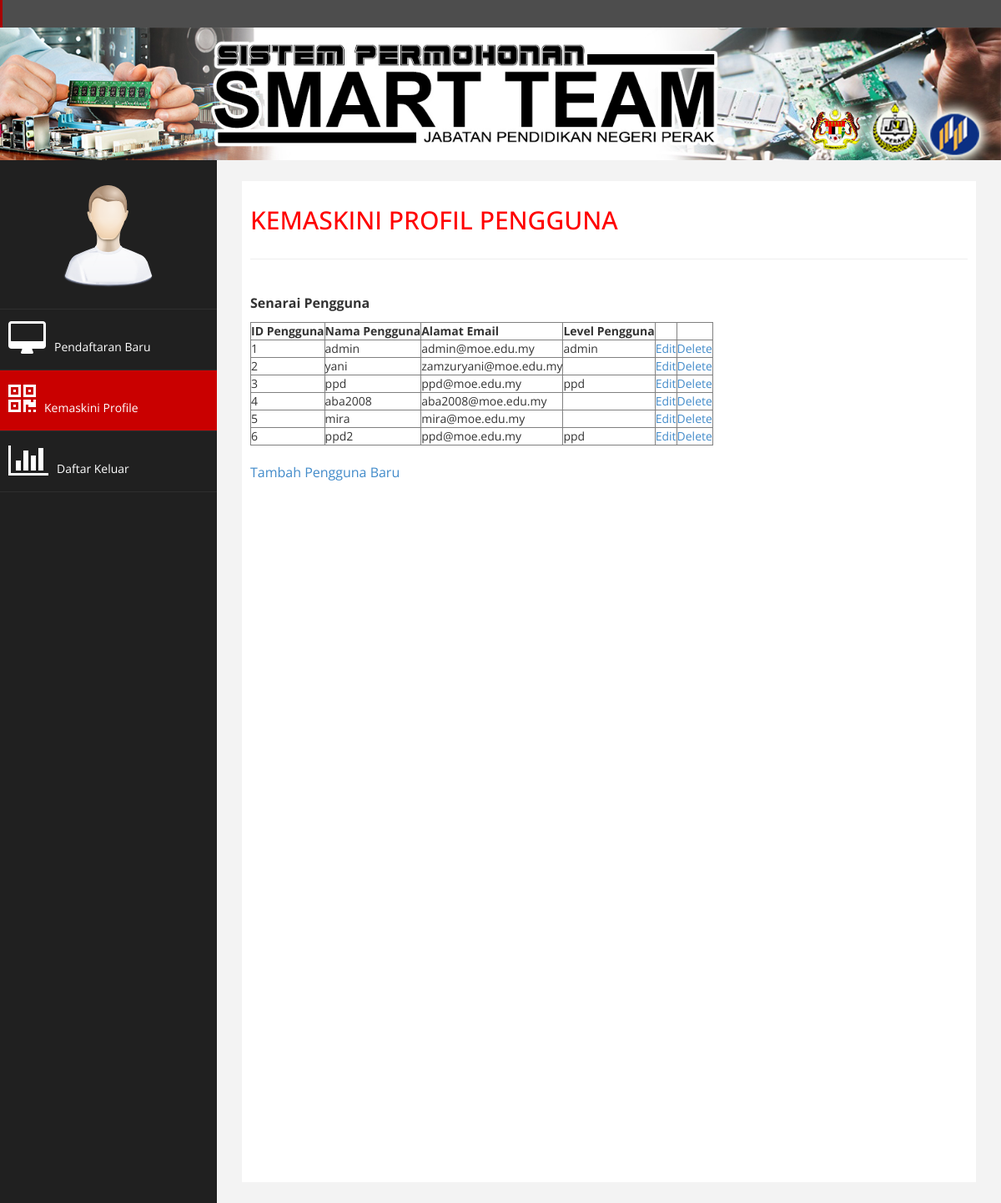
The page /admin/update.php on the database its author committed.
### tables this page shows
CREATE TABLE `user` (
  `id_user` int(255) NOT NULL,
  `username` varchar(100) NOT NULL,
  `email` varchar(100) NOT NULL,
  `password` varchar(100) NOT NULL,
  `level_user` enum('admin','JPN','ppd') NOT NULL
);

### admin/update.php (the view, shortened to what this page needs)
<!DOCTYPE html>
<html xmlns="http://www.w3.org/1999/xhtml">
<?php
$page = 'update';
include ('include/header.php');
include ('include/topnav.php');
?>
        <div id="page-wrapper" >
            <div id="page-inner">
                <div class="row">
                    <div class="col-md-12">
                     <h2>KEMASKINI PROFIL PENGGUNA
                </h2></div></div>
                 <hr />
<?php
include('../include/dbconnect.php');
$sql = "SELECT * FROM user";
$result = $conn->query($sql);
echo "<p><b> Senarai Pengguna</b></p>";
echo "<table border='1' cellpadding='10'>";
echo "<tr><th>ID Pengguna</th><th>Nama Pengguna</th><th>Alamat Email</th><th>Level Pengguna</th><th></th><th></th></tr>";
    while($row = mysqli_fetch_array($result)) {
        echo "<tr>";
        echo '<td>' . $row['id_user'] . '</td>';
        echo '<td>' . $row['username'] . '</td>';
        echo '<td>' . $row['email'] . '</td>';
        echo '<td>' . $row['level_user'] . '</td>';
        echo '<td><a href="edit.php?id=' . $row['id_user'] . '">Edit</a></td>';
        echo '<td><a href="delete.php?id='.$row['id_user'] . '">Delete</a></td>';
    }
    echo "</table>";
?>
<p><a href="index.php">Tambah Pengguna Baru</a></p>
    </div>
            </div>
        </div>
</body>
</html>

### admin/include/header.php (shortened to what this page needs)
<head>
    <link href="../assets/css/bootstrap.css" rel="stylesheet" />
    <link href="../assets/css/font-awesome.css" rel="stylesheet" />
    <link href="../assets/css/custom.css" rel="stylesheet" />
</head>
<body>
    <div id="wrapper">
      <nav class="navbar navbar-default navbar-cls-top " role="navigation" style="margin-bottom: 0">
        <div class="navbar-header">
                <h6>&nbsp;</h6>
        </div>
          <img src="../assets/img/BANNER.jpg" width="100%" height="auto">
      </nav>

### admin/include/topnav.php (shortened to what this page needs)
        <nav class="navbar-default navbar-side" role="navigation">
    <div class="sidebar-collapse">
        <ul class="nav" id="main-menu">
        <li class="text-center">
            <img src="assets/img/find_user.png" class="user-image img-responsive"/>
          </li>
            <li><a class="<?php if($page=='admin'){echo 'active-menu';}?>" href="index.php"><i class="fa fa-desktop fa-3x"></i>Pendaftaran Baru</a></li>
            <li><a class="<?php if($page=='update'){echo 'active-menu';}?>" href="update.php"><i class="fa fa-qrcode fa-3x"></i>Kemaskini Profile</a></li>
            <li><a  href="../logout.php"><i class="fa fa-bar-chart-o fa-3x"></i>Daftar Keluar</a></li>
        </ul>
    </div>
</nav>

### assets/css/custom.css (style rules this page uses)
body { font-family: 'Open Sans', sans-serif; }
#wrapper { width: 100%; background:#202020; }
#page-wrapper { padding: 15px 15px; min-height: 600px; background:#F3F3F3; }
#page-inner { width:100%; margin:10px 20px 10px 0px; background-color:#fff!important; padding:10px; min-height:1200px; }
.text-center { text-align:center; }
h2 { color: #f00; }
p { font-size:16px; line-height:25px; padding-top:20px; }
.user-image { margin: 25px auto; -webkit-border-radius: 10px; -moz-border-radius: 10px; border-radius: 10px; max-height:170px; max-width:170px; }
.active-menu { background-color:#C90000!important; }
.sidebar-collapse , .sidebar-collapse .nav { background:none; }
.sidebar-collapse .nav { padding:0; }
.sidebar-collapse .nav > li > a { color:#fff; background:#202020; text-shadow:none; }
.sidebar-collapse > .nav > li > a { padding:15px 10px; }
.sidebar-collapse > .nav > li { border-bottom: 1px solid rgba(107, 108, 109, 0.19); }
.navbar-side { border:none; background-color: #202020; }
.navbar-cls-top { background:#4D4D4D; border-bottom:none; }
.navbar-default { border:0px solid black; }
.navbar-header { background: #A70303; }
.nav > li > a > i { margin-right:10px; }
@media (min-width:768px) { #page-wrapper { margin: 0 0 0 260px; padding: 15px 30px; min-height: 1200px; } }
@media (min-width:768px) { .navbar-side { z-index: 1; position: absolute; width: 260px; } }
@media (min-width:768px) { .navbar { border-radius: 0px; } }

### rows shown on the page
user: id_user "1", username "admin", email "admin@moe.edu.my", level_user "admin"
user: id_user "2", username "yani", email "zamzuryani@moe.edu.my"
user: id_user "3", username "ppd", email "ppd@moe.edu.my", level_user "ppd"
user: id_user "4", username "aba2008", email "aba2008@moe.edu.my"
user: id_user "5", username "mira", email "mira@moe.edu.my"
user: id_user "6", username "ppd2", email "ppd@moe.edu.my", level_user "ppd"
